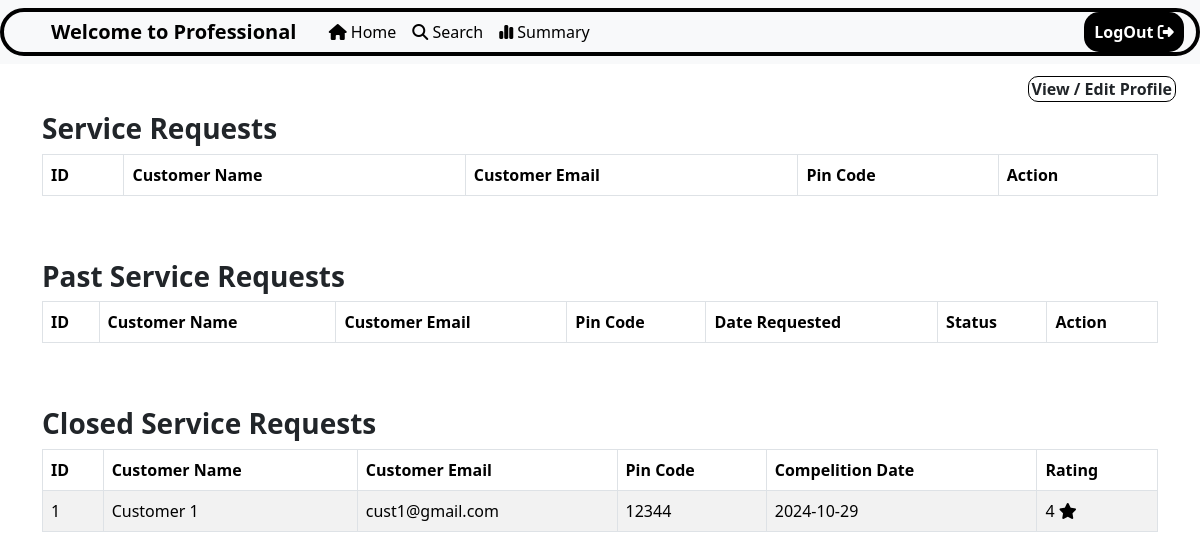
The app's page /professional-home (signed in) with its own data.
### backend/models.py (models this page shows)
class Requests(db.Model):
    __tablename__="requests"
    id=db.Column(db.Integer,primary_key=True)
    customer_id = db.Column(db.Integer, db.ForeignKey('customer.id'), nullable=False)
    request_date = db.Column(db.Date,nullable=False,default=db.func.current_date())
    professional_id = db.Column(db.Integer, db.ForeignKey('professional.id'), nullable=False)
    service_id = db.Column(db.Integer, db.ForeignKey('services.id'), nullable=False)
    status= db.Column(db.Integer, nullable=False, default=0)
    date_complition=db.Column(db.Date)
    reviews=db.relationship('Reviews', backref='requests', lazy=True)
    service = db.relationship('Services',back_populates='requests', lazy=True)

class Customer(db.Model):
    __tablename__="customer"
    id=db.Column(db.Integer,primary_key=True)
    name=db.Column(db.String(50),nullable=False)
    email=db.Column(db.String(50),unique=True,nullable=False)
    pincode=db.Column(db.Integer,nullable=False)
    address=db.Column(db.String(300),nullable=False)
    isactive=db.Column(db.Boolean,nullable=False,default=1)
    user_id = db.Column(db.Integer, db.ForeignKey('users.id'), nullable=False)
    requests=db.relationship('Requests', backref='customer',lazy=True)
    reviews=db.relationship('Reviews', backref='customer', lazy=True)

class Reviews(db.Model):
    __tablename__="reviews"
    id=db.Column(db.Integer,primary_key=True)
    review=db.Column(db.String(300),nullable=False)
    rating=db.Column(db.Integer, nullable=False)
    customer_id = db.Column(db.Integer, db.ForeignKey('customer.id'), nullable=False)
    service_id = db.Column(db.Integer, db.ForeignKey('services.id'), nullable=False)
    professional_id = db.Column(db.Integer, db.ForeignKey('professional.id'), nullable=False)
    request_id = db.Column(db.Integer, db.ForeignKey('requests.id'), nullable=False)

### backend/professional_home.py (the view)
@app.route('/professional-home', methods=["GET", "POST"])
@auth_requ
def professional_home():
    user_det = Users.query.get(session.get('user_id'))
    pro_det = Professional.query.filter_by(user_id=session['user_id']).first()
    req_det = Requests.query.filter_by(professional_id=pro_det.id).all()
    reviews= Reviews.query.filter_by(professional_id=pro_det.id).all()
    return render_template('professional-home.html', user=user_det, professional=pro_det, requests=req_det,reviews=reviews)

### backend/auth.py (called while the page is built)
def auth_requ(funct):
    @wraps(funct)
    def inner_funct(*args ,**kwargs):
        if session.get('user_id'):
            return funct(*args,**kwargs)
        else:
            flash("Please Login to Continue!", category="Failed")
            return redirect('/login')
    return inner_funct

### templates/professional-home.html (shortened to what this page needs)
{% extends "professional-dash-base.html" %} {% block title %}Professional-Home{% endblock %}
{% block body %}
<div type="button" data-bs-toggle="modal" data-bs-target="#viewprofile" class="view-edit-profile">
    View / Edit Profile
</div>
<div class="container mt-5">
    <h3 class="tabletitle">Service Requests</h3>
    <div class="fixtable">
        <table class="table table-bordered table-striped">
            <thead>
                <tr>
                    <th>ID</th>
                    <th>Customer Name</th>
                    <th>Customer Email</th>
                    <th>Pin Code</th>
                    <th>Action</th>
                </tr>
            </thead>
        </table>
    </div>
</div>
<div class="container mt-5">
    <h3 class="tabletitle">Past Service Requests</h3>
    <div class="fixtable">
        <table class="table table-bordered table-striped">
            <thead>
                <tr>
                    <th>ID</th>
                    <th>Customer Name</th>
                    <th>Customer Email</th>
                    <th>Pin Code</th>
                    <th>Date Requested</th>
                    <th>Status</th>
                    <th>Action</th>
                </tr>
            </thead>
        </table>
    </div>
</div>
<div class="container mt-5">
    <h3 class="tabletitle">Closed Service Requests</h3>
    <div class="fixtable">
        <table class="table table-bordered table-striped">
            <thead>
                <tr>
                    <th>ID</th>
                    <th>Customer Name</th>
                    <th>Customer Email</th>
                    <th>Pin Code</th>
                    <th>Compelition Date</th>
                    <th>Rating</th>
                </tr>
            </thead>
            <tbody>
                {% for request in requests | reverse %}
                    {% if request.professional_id == professional.id %}
                        {% if request.status == 3 %}
                            <tr>
                                <td>{{ request.id }}</td>
                                <td>{{ request.customer.name }}</td>
                                <td>{{ request.customer.email }}</td>
                                <td>{{ request.customer.pincode }}</td>
                                <td>{{ request.date_complition }}</td>
                                <td>{% for review in reviews%}
                                    {% if review.request_id == request.id %}
                                        {{review.rating}} <i class="fa-solid fa-star"></i>
                                        {% endif %}
                                    {% endfor %}
                                </td>
                            </tr>
                        {% endif %}
                    {% endif %}
                {% endfor %}
            </tbody>
        </table>
    </div>
</div>
{% endblock %}

### static/css/professional-dash.css (style rules this page uses)
.tabletitle { font-weight: 600; font-family:'Segoe UI', Tahoma, Geneva, Verdana, sans-serif; }
.fixtable { max-height: 200px; overflow-y: auto; }
thead th { position: sticky; top: 0; }
.view-edit-profile { display: flex; float: right; margin-top: 1%; margin-right: 2%; font-weight: 700; border: 1px solid black; padding-left: 3px; padding-right: 3px; border-radius: 10px; }

### records on screen
Requests: id "1", customer.name "Customer 1", customer.email "cust1@gmail.com", customer.pincode "12344", date_complition "2024-10-29"
Reviews: rating "4"
